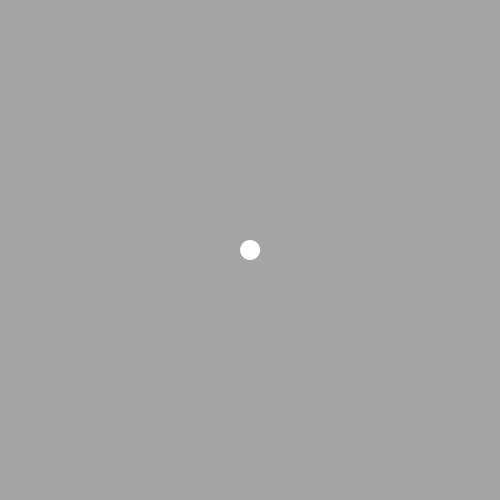
Frame 1 (no input)
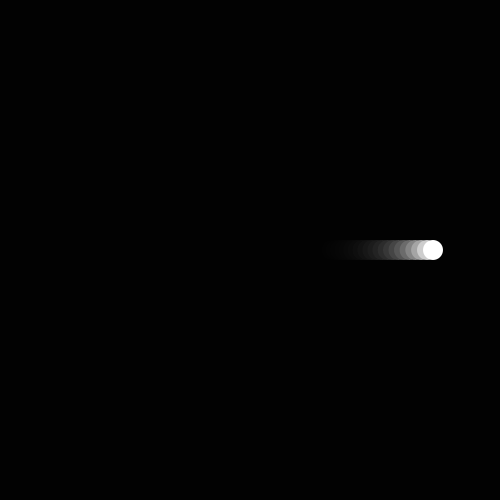
Frame 60 (the mouse pressed at the canvas centre just before this capture)
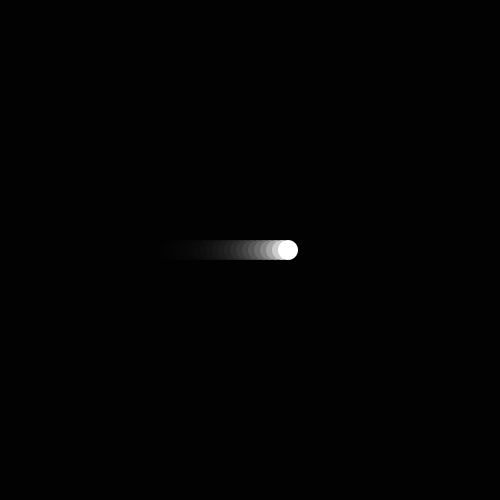
Frame 120 (the mouse held since frame 60 and released just before this capture)

The Processing sketch that drew these frames (run headless with seeded random() and noise(); from frame 60 on, the mouse is pressed at the canvas centre):

// Processing sketch: accelerationVelociteLocation
// ── accelerationVelociteLocation.pde
//PVector : Premier moteur physique

Walker myWalker;

void setup()
{
  size(500, 500, JAVA2D);
  smooth();
  myWalker = new Walker();
}

void draw()
{
  fill(0, 50);
  noStroke();
  rect(0, 0, width, height);
  myWalker.walk();
  myWalker.display();
}


// ── walker.pde
class Walker
{
  PVector location; //position
  PVector velocity; //direction - vitesse
  PVector acceleration; // acceleration de lrobjet
  float sMax;

  Walker()
  {
    location = new PVector(width/2, height/2);
    velocity = new PVector(0, 0);
    acceleration = new PVector(0.1, 0);
    sMax = 6;
  }

  void walk()
  {
    velocity.add(acceleration);
    velocity.limit(sMax); // limit() permet de limiter l 'incrementation d'un vecteur à une constante
    location.add(velocity); //ce qui revient à remplacer   x =  x+ vx et  y =  y+ vy;


    if (location.x>width)// || location.x<0)
    {
      location.x = 0;
    }
    if (location.y>height)// || location.y<0)
    {
      location.y = 0;
    }
  }

  void display()
  {
    noStroke();
    fill(255);
    ellipse(location.x, location.y, 20, 20);
  }
}
